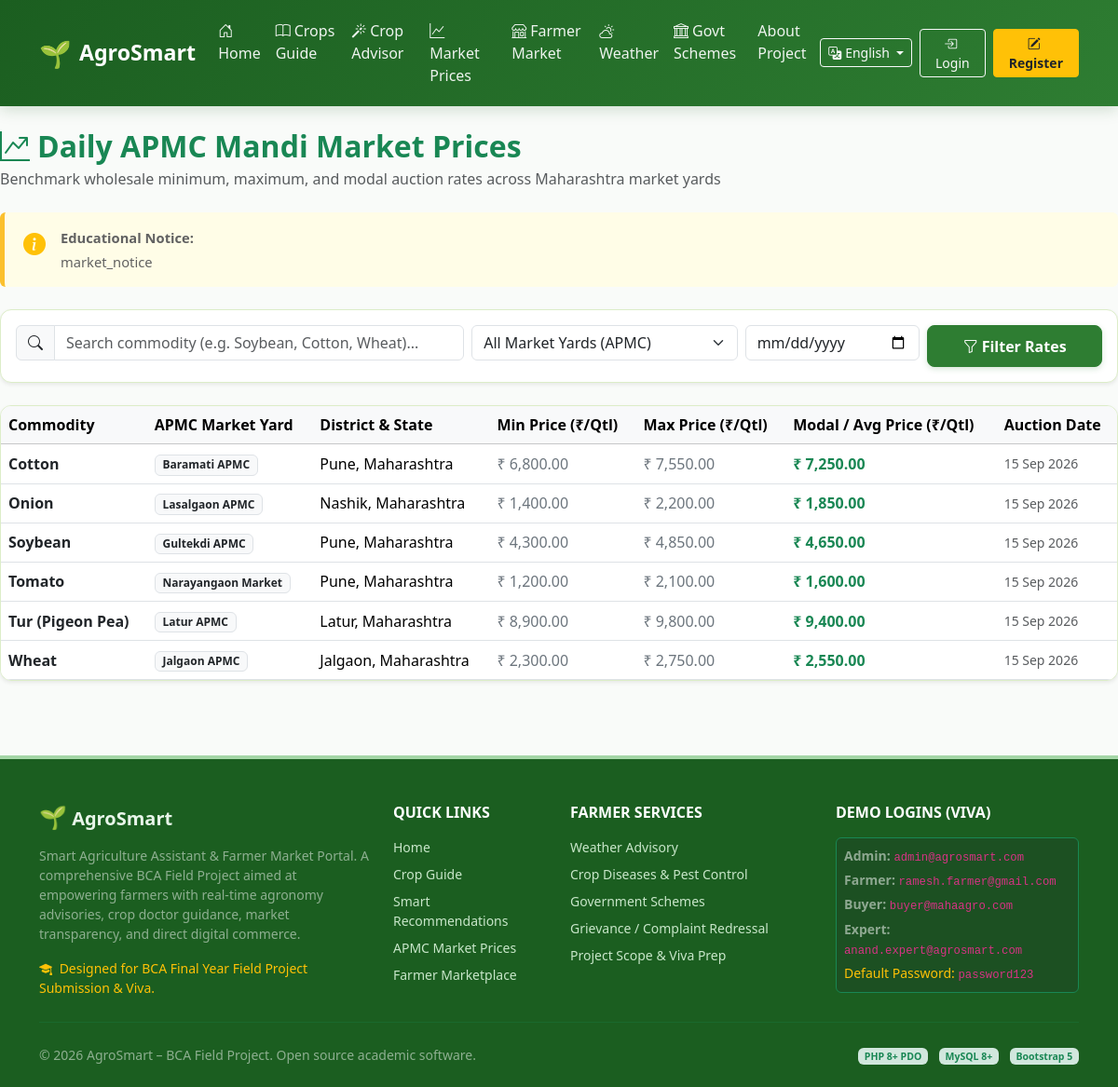
The page /admin/market_prices.php on the database its author committed.
### tables this page shows
CREATE TABLE `market_prices` (
  `price_id` INT AUTO_INCREMENT PRIMARY KEY,
  `crop_name` VARCHAR(100) NOT NULL,
  `market_name` VARCHAR(100) NOT NULL,
  `district` VARCHAR(100) NOT NULL,
  `state` VARCHAR(100) NOT NULL DEFAULT 'Maharashtra',
  `min_price` DECIMAL(10, 2) NOT NULL,
  `max_price` DECIMAL(10, 2) NOT NULL,
  `modal_price` DECIMAL(10, 2) NOT NULL,
  `price_date` DATE NOT NULL,
  `source` VARCHAR(150) NOT NULL DEFAULT 'APMC Market Yard Bulletin (Demo Data)'
);

### includes/functions.php (called while the page is built, shortened)
<?php
function getTranslations() {
    static $langData = null;
    if ($langData === null) {
        $lang = $_SESSION['lang'] ?? 'en';
        $file = __DIR__ . "/lang/{$lang}.php";
        if (file_exists($file)) {
            $langData = require $file;
        } else {
            $langData = require __DIR__ . '/lang/en.php';
        }
    }
    return $langData;
}
function __($key, $default = '') {
    $dict = getTranslations();
    return $dict[$key] ?? ($default ?: $key);
}
function e($string) {
    return htmlspecialchars((string)$string, ENT_QUOTES, 'UTF-8');
}

### includes/lang/en.php (called while the page is built)
<?php
return [
    'app_name' => 'AgroSmart',
    'tagline' => 'Smart Agriculture Assistant & Farmer Market Portal',
    'hero_title' => 'Smart Technology for Better Farming',
    'hero_subtitle' => 'Information, smart crop guidance, weather updates and direct farmer-to-buyer marketplace in one integrated platform.',
    'nav_home' => 'Home',
    'nav_crops' => 'Crops Guide',
    'nav_recommendation' => 'Crop Advisor',
    'nav_market_prices' => 'Market Prices',
    'nav_marketplace' => 'Farmer Market',
    'nav_weather' => 'Weather',
    'nav_schemes' => 'Govt Schemes',
    'nav_diseases' => 'Crop Doctor',
    'nav_about' => 'About Project',
    'nav_contact' => 'Contact',
    'nav_login' => 'Login',
    'nav_register' => 'Register',
    'nav_dashboard' => 'Dashboard',
    'nav_logout' => 'Logout',
    'nav_profile' => 'Profile',
    'nav_my_crops' => 'My Crops',
    'nav_sell_product' => 'Sell Produce',
    'nav_my_products' => 'My Products',
    'nav_enquiries' => 'Buyer Enquiries',
    'nav_complaints' => 'Complaints',
    'nav_ask_expert' => 'Ask Expert',
    'nav_reports' => 'Reports & Analytics',
    'btn_explore_crops' => 'Explore Crop Information',
    'btn_marketplace' => 'Farmer Marketplace',
    'btn_recommendation' => 'Get Crop Recommendation',
    'btn_search' => 'Search',
    'btn_filter' => 'Filter',
    'btn_submit' => 'Submit',
    'btn_save' => 'Save Changes',
    'btn_cancel' => 'Cancel',
    'btn_details' => 'View Details',
    'btn_send_enquiry' => 'Send Enquiry',
    'btn_ask_question' => 'Ask Expert',
    'role_farmer' => 'Farmer',
    'role_buyer' => 'Buyer / Trader',
    'role_expert' => 'Agriculture Expert',
    'role_admin' => 'Administrator',
    'welcome' => 'Welcome',
    'language' => 'Language',
    'quick_actions' => 'Quick Actions',
    'recent_updates' => 'Recent Updates',
    'disclaimer_title' => 'Educational Notice',
    'recommendation_notice' => 'This recommendation is for educational and informational purposes and should not replace advice from qualified agricultural professionals or local agronomy conditions.',
    'weather_notice' => 'Weather information is advisory guidance and should not be treated as a guarantee for critical farming decisions.',
    'disease_notice' => 'Information provided is general educational guidance. Farmers should consult qualified agricultural experts for diagnosis and treatment decisions.',
];

### admin/market_prices.php (the view, shortened to what this page needs)
<?php
require_once __DIR__ . '/../includes/functions.php';
$pdo = getDBConnection();
$isAdmin = isset($_SESSION['role']) && $_SESSION['role'] === 'admin';
$search = trim($_GET['search'] ?? '');
$dateFilter = trim($_GET['date'] ?? '');
$query = "SELECT * FROM market_prices WHERE 1=1";
$params = [];
$query .= " ORDER BY price_date DESC, crop_name ASC";
$stmt = $pdo->prepare($query);
$stmt->execute($params);
$prices = $stmt->fetchAll();
require_once __DIR__ . '/../includes/header.php';
?>
<div class="d-flex flex-column flex-md-row justify-content-between align-items-md-center mb-4">
  <div>
    <h2 class="fw-bold text-success mb-1"><i class="bi bi-graph-up-arrow me-2"></i>Daily APMC Mandi Market Prices</h2>
    <p class="text-muted mb-0">Benchmark wholesale minimum, maximum, and modal auction rates across Maharashtra market yards</p>
  </div>
</div>
<div class="agro-notice-box">
  <div class="d-flex">
    <i class="bi bi-info-circle-fill text-warning fs-4 me-3"></i>
    <div>
      <strong><?= __('disclaimer_title') ?>:</strong>
      <p class="mb-0 mt-1"><?= __('market_notice') ?></p>
    </div>
  </div>
</div>
<div class="card card-agro mb-4 p-3 shadow-sm">
  <form method="GET" action="<?= BASE_URL ?>/admin/market_prices.php" class="row g-2">
    <div class="col-md-5">
      <div class="input-group">
        <span class="input-group-text"><i class="bi bi-search"></i></span>
        <input type="text" name="search" class="form-control" placeholder="Search commodity (e.g. Soybean, Cotton, Wheat)..." value="<?= e($search) ?>">
      </div>
    </div>
    <div class="col-md-3">
      <select name="market" class="form-select">
        <option value="">All Market Yards (APMC)</option>
      </select>
    </div>
    <div class="col-md-2">
      <input type="date" name="date" class="form-control" value="<?= e($dateFilter) ?>">
    </div>
    <div class="col-md-2 d-grid">
      <button type="submit" class="btn btn-agro-primary"><i class="bi bi-funnel me-1"></i>Filter Rates</button>
    </div>
  </form>
</div>
<div class="card card-agro shadow-sm">
  <div class="card-body p-0">
    <div class="table-responsive">
      <table class="table table-hover align-middle mb-0">
        <thead class="table-light">
          <tr>
            <th>Commodity</th>
            <th>APMC Market Yard</th>
            <th>District & State</th>
            <th>Min Price (₹/Qtl)</th>
            <th>Max Price (₹/Qtl)</th>
            <th>Modal / Avg Price (₹/Qtl)</th>
            <th>Auction Date</th>
          </tr>
        </thead>
        <tbody>
          <?php if (empty($prices)): ?>
            <tr><td colspan="<?= $isAdmin ? '8' : '7' ?>" class="text-center py-4 text-muted">No market price records found.</td></tr>
          <?php else: ?>
            <?php foreach ($prices as $pr): ?>
              <tr>
                <td><strong class="text-dark fs-6"><?= e($pr['crop_name']) ?></strong></td>
                <td><span class="badge bg-light text-dark border"><?= e($pr['market_name']) ?></span></td>
                <td><?= e($pr['district']) ?>, <?= e($pr['state']) ?></td>
                <td class="text-secondary">₹ <?= number_format($pr['min_price'], 2) ?></td>
                <td class="text-secondary">₹ <?= number_format($pr['max_price'], 2) ?></td>
                <td>
                  <strong class="text-success fs-6">₹ <?= number_format($pr['modal_price'], 2) ?></strong>
                </td>
                <td class="small text-muted"><?= date('d M Y', strtotime($pr['price_date'])) ?></td>
              </tr>
            <?php endforeach; ?>
          <?php endif; ?>
        </tbody>
      </table>
    </div>
  </div>
</div>
<?php require_once __DIR__ . '/../includes/footer.php'; ?>

### rows shown on the page
market_prices: crop_name "Cotton", market_name "Baramati APMC", district "Pune", state "Maharashtra", min_price "6,800.00", max_price "7,550.00", modal_price "7,250.00", price_date "15 Sep 2026"
market_prices: crop_name "Onion", market_name "Lasalgaon APMC", district "Nashik", state "Maharashtra", min_price "1,400.00", max_price "2,200.00", modal_price "1,850.00", price_date "15 Sep 2026"
market_prices: crop_name "Soybean", market_name "Gultekdi APMC", district "Pune", state "Maharashtra", min_price "4,300.00", max_price "4,850.00", modal_price "4,650.00", price_date "15 Sep 2026"
market_prices: crop_name "Tomato", market_name "Narayangaon Market", district "Pune", state "Maharashtra", min_price "1,200.00", max_price "2,100.00", modal_price "1,600.00", price_date "15 Sep 2026"
market_prices: crop_name "Tur (Pigeon Pea)", market_name "Latur APMC", district "Latur", state "Maharashtra", min_price "8,900.00", max_price "9,800.00", modal_price "9,400.00", price_date "15 Sep 2026"
market_prices: crop_name "Wheat", market_name "Jalgaon APMC", district "Jalgaon", state "Maharashtra", min_price "2,300.00", max_price "2,750.00", modal_price "2,550.00", price_date "15 Sep 2026"

### other values the page prints
__('nav_home') "Home"
__('nav_crops') "Crops Guide"
__('nav_recommendation') "Crop Advisor"
__('nav_market_prices') "Market Prices"
__('nav_marketplace') "Farmer Market"
__('nav_weather') "Weather"
__('nav_schemes') "Govt Schemes"
__('nav_about') "About Project"
__('nav_login') "Login"
__('nav_register') "Register"
__('disclaimer_title') "Educational Notice"
__('market_notice') "market_notice"
